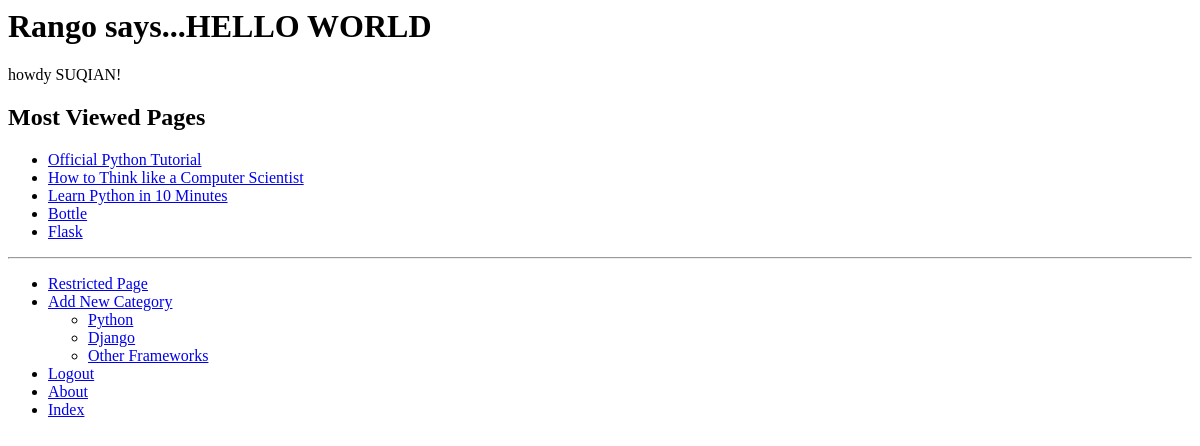
Page / (signed in) on the earlier database version.
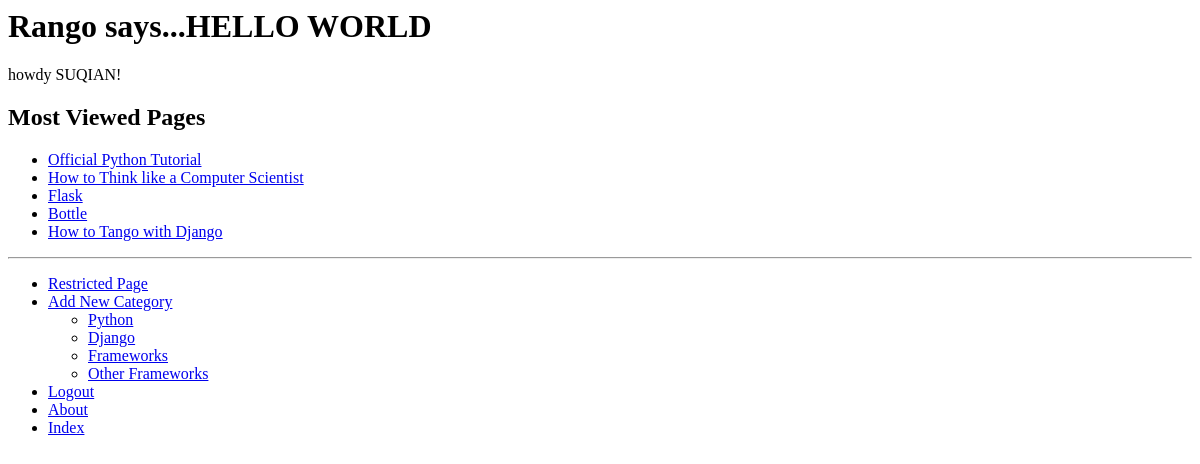
Same page on the later database version.
### rango/models.py (models this page shows, shortened)
class Page(models.Model):
    category = models.ForeignKey(Category)
    title = models.CharField(max_length=128)
    url = models.URLField()
    views = models.IntegerField(default=0)

class Category(models.Model):
    name = models.CharField(max_length=128, unique=True)
    views = models.IntegerField(default=0)
    likes = models.IntegerField(default=0)
    slug = models.SlugField(unique=True)
    class Meta:
        verbose_name_plural = 'Categories'

### rango/views.py (the view)
# urls.py: url(r'^$', views.index, name='index'),
def index(request):
    category_list = Category.objects.order_by('-likes')[:5]
    page_list = Page.objects.order_by('-views')[:5]
    context_dict = {'categories': category_list, 'pages': page_list}
    return render(request, 'rango/index.html', context_dict)

### templates/rango/index.html (shortened to what this page needs)
{% extends 'rango/base.html' %}
{% load staticfiles %}
{% block body_block %}
    <h1>Rango says...HELLO WORLD</h1>
    {% if user.is_authenticated %}
        howdy {{ user.username }}!
    {% else %}
        hey there partner!
    {% endif %}
     <h2>Most Viewed Pages</h2>
     <div>
        {% if pages %}
            <ul>
                {% for page in pages %}
                    <li>
                        <a href="{{ page.url }}">{{ page.title }}</a>
                    </li>
                {% endfor %}
            </ul>
            {% else %}
                <strong>There are no pages present.</strong>
            {% endif %}
    </div>
{% endblock %}

### templates/rango/base.html (shortened to what this page needs)
{% load rango_template_tags %}
{% load staticfiles %}
<html>
    <head>
        </head>
        <body>
            <div>
                {% block body_block %}
                {% endblock %}
            </div>
            <hr />
            <div>
                <ul>
                    {% if user.is_authenticated %}
                        <li><a href="{% url 'rango:restricted' %}">Restricted Page</a></li>
                        <li><a href="{% url 'rango:add_category' %}">Add New Category</a></li>
                            <div>
                                {% if categories %}
                                    <ul>
                                        {% for category in categories %}
                                            <li>
                                                <a href="{% url 'rango:show_category' category.slug %}">{{ category.name }}</a>
                                             </li>
                                        {% endfor %}
                                     </ul>
                                {% endif %}
                            </div>
                        <li><a href="{% url 'rango:logout' %}">Logout</a></li>
                    {% else %}
                        <li><a href="{% url 'rango:login' %}">Sign In</a></li>
                        <li><a href="{% url 'rango:register' %}">Sign Up</a></li>
                    {% endif %}
                    <li><a href="{% url 'rango:about' %}">About</a></li>
                    <li><a href="{% url 'rango:index' %}">Index</a></li>
                </ul>
            </div>
        </body>
</html>

Differences in the rows shown:
no longer on this page (row edited): Page: title "Learn Python in 10 Minutes"
changed Page "Flask": moves up the list
now on this page (row edited): Page: title "How to Tango with Django"
added Category: name "Frameworks"
